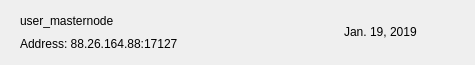
<?xml version="1.0" encoding="UTF-8"?>
<ui version="4.0">
 <class>MNRow</class>
 <widget class="QWidget" name="MNRow">
  <property name="geometry">
   <rect>
    <x>0</x>
    <y>0</y>
    <width>475</width>
    <height>65</height>
   </rect>
  </property>
  <property name="windowTitle">
   <string>Form</string>
  </property>
  <property name="styleSheet">
   <string notr="true"/>
  </property>
  <layout class="QVBoxLayout" name="verticalLayout_2">
   <property name="spacing">
    <number>0</number>
   </property>
   <property name="leftMargin">
    <number>20</number>
   </property>
   <property name="topMargin">
    <number>0</number>
   </property>
   <property name="rightMargin">
    <number>20</number>
   </property>
   <property name="bottomMargin">
    <number>0</number>
   </property>
   <item>
    <widget class="QFrame" name="frame_2">
     <property name="styleSheet">
      <string notr="true">border:none;</string>
     </property>
     <property name="frameShape">
      <enum>QFrame::StyledPanel</enum>
     </property>
     <property name="frameShadow">
      <enum>QFrame::Raised</enum>
     </property>
     <layout class="QHBoxLayout" name="horizontalLayout">
      <property name="leftMargin">
       <number>0</number>
      </property>
      <property name="rightMargin">
       <number>0</number>
      </property>
      <item>
       <widget class="QFrame" name="frame">
        <property name="styleSheet">
         <string notr="true">border:none;padding:0px;</string>
        </property>
        <property name="frameShape">
         <enum>QFrame::StyledPanel</enum>
        </property>
        <property name="frameShadow">
         <enum>QFrame::Raised</enum>
        </property>
        <layout class="QVBoxLayout" name="verticalLayout">
         <property name="spacing">
          <number>0</number>
         </property>
         <property name="leftMargin">
          <number>0</number>
         </property>
         <property name="topMargin">
          <number>0</number>
         </property>
         <property name="rightMargin">
          <number>0</number>
         </property>
         <property name="bottomMargin">
          <number>0</number>
         </property>
         <item>
          <widget class="QLabel" name="labelName">
           <property name="text">
            <string>user_masternode</string>
           </property>
          </widget>
         </item>
         <item>
          <widget class="QLabel" name="labelAddress">
           <property name="text">
            <string>Address: 88.26.164.88:17127</string>
           </property>
          </widget>
         </item>
        </layout>
       </widget>
      </item>
      <item>
       <spacer name="horizontalSpacer">
        <property name="orientation">
         <enum>Qt::Horizontal</enum>
        </property>
        <property name="sizeHint" stdset="0">
         <size>
          <width>40</width>
          <height>20</height>
         </size>
        </property>
       </spacer>
      </item>
      <item>
       <widget class="QLabel" name="labelDate">
        <property name="text">
         <string>Jan. 19, 2019</string>
        </property>
       </widget>
      </item>
      <item>
       <widget class="QPushButton" name="pushButtonMenu">
        <property name="focusPolicy">
         <enum>Qt::NoFocus</enum>
        </property>
        <property name="styleSheet">
         <string notr="true">border:none; background-color:transparent; padding:0px;</string>
        </property>
        <property name="text">
         <string/>
        </property>
        <property name="icon">
         <iconset>
          <normaloff>:/ic-menu-hover</normaloff>:/ic-menu-hover</iconset>
        </property>
        <property name="iconSize">
         <size>
          <width>24</width>
          <height>24</height>
         </size>
        </property>
       </widget>
      </item>
     </layout>
    </widget>
   </item>
   <item>
    <widget class="QLabel" name="lblDivisory">
     <property name="minimumSize">
      <size>
       <width>0</width>
       <height>1</height>
      </size>
     </property>
     <property name="maximumSize">
      <size>
       <width>16777215</width>
       <height>1</height>
      </size>
     </property>
     <property name="text">
      <string/>
     </property>
     <property name="alignment">
      <set>Qt::AlignBottom|Qt::AlignLeading|Qt::AlignLeft</set>
     </property>
    </widget>
   </item>
  </layout>
 </widget>
 <resources/>
 <connections/>
</ui>
